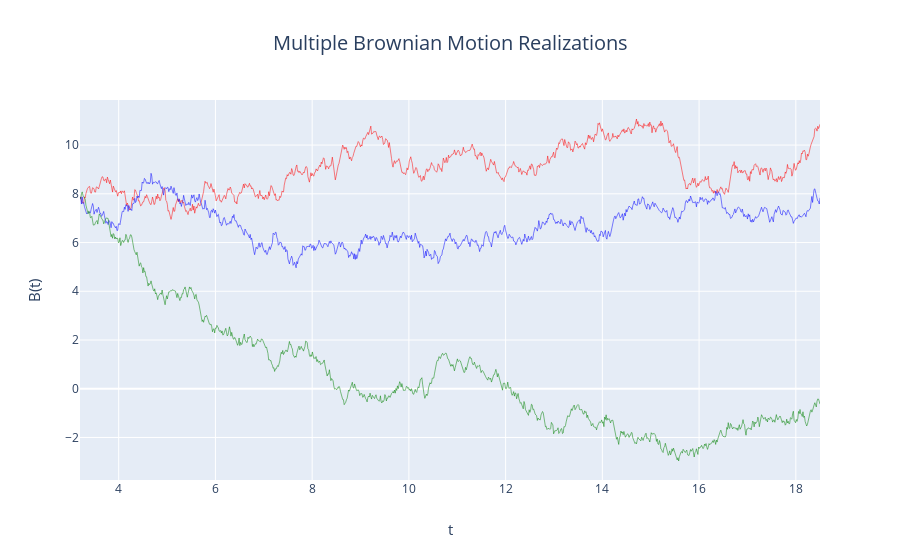

This figure's notebook cell:
### Code cell
import plotly.graph_objects as go

# Create random data with numpy
import numpy as np
np.random.seed(1)

# Create traces
fig = go.Figure()
fig.add_trace(go.Scatter(x=T, y=B1,
                    line=dict(color='red', width=.5),
                    mode='lines',
                    name='realization 1'))
fig.add_trace(go.Scatter(x=T, y=B2,
                    line=dict(color='blue', width=.5),
                    mode='lines',
                    name='realization 2'))
fig.add_trace(go.Scatter(x=T, y=B3,
                    line=dict(color='green', width=.5),
                    mode='lines', 
                    name='realization 3'))

#fig.update_layout(title_text="A Bar Chart",
#                  title_font_size=20)
fig.update_layout(title=dict(text="Multiple Brownian Motion Realizations",x=.5,font_size=20))
fig.update_layout(xaxis=dict(title="t",title_font_size=15))
fig.update_layout(yaxis=dict(title="B(t)",title_font_size=15))
fig.update_layout(showlegend=False)
fig.show()

### Figure 1 — Plotly figure (JSON) as saved in the notebook; plotly's stock layout.template omitted (floating-point values rounded to 4 significant figures; data arrays with more than 128 entries replaced by an {"elided": "..."} marker saying what was removed)
{"data": [{"line": {"color": "red", "width": 0.5}, "mode": "lines", "name": "realization 1", "type": "scatter", "x": {"elided": "1001 float values"}, "y": {"elided": "1001 float values"}}, {"line": {"color": "blue", "width": 0.5}, "mode": "lines", "name": "realization 2", "type": "scatter", "x": {"elided": "1001 float values"}, "y": {"elided": "1001 float values"}}, {"line": {"color": "green", "width": 0.5}, "mode": "lines", "name": "realization 3", "type": "scatter", "x": {"elided": "1001 float values"}, "y": {"elided": "1001 float values"}}], "layout": {"autosize": true, "showlegend": false, "title": {"font": {"size": 20}, "text": "Multiple Brownian Motion Realizations", "x": 0.5}, "xaxis": {"autorange": true, "range": [3.2, 18.5], "title": {"font": {"size": 15}, "text": "t"}, "type": "linear"}, "yaxis": {"autorange": true, "range": [-3.745, 11.85], "title": {"font": {"size": 15}, "text": "B(t)"}, "type": "linear"}}}
